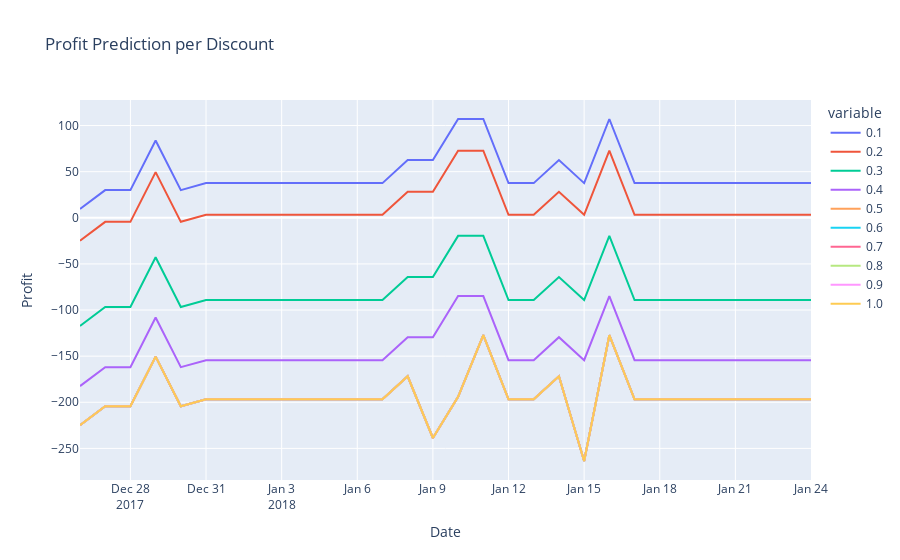

Notebook source saved alongside this figure:
### Code cell
fig = px.line(pred, x=pred.index, y=['0.1', '0.2', '0.3', '0.4', '0.5', '0.6', '0.7', '0.8', '0.9', '1.0'], title='Profit Prediction per Discount',  
              labels=dict(index="Date", value="Profit"))
fig.show()
